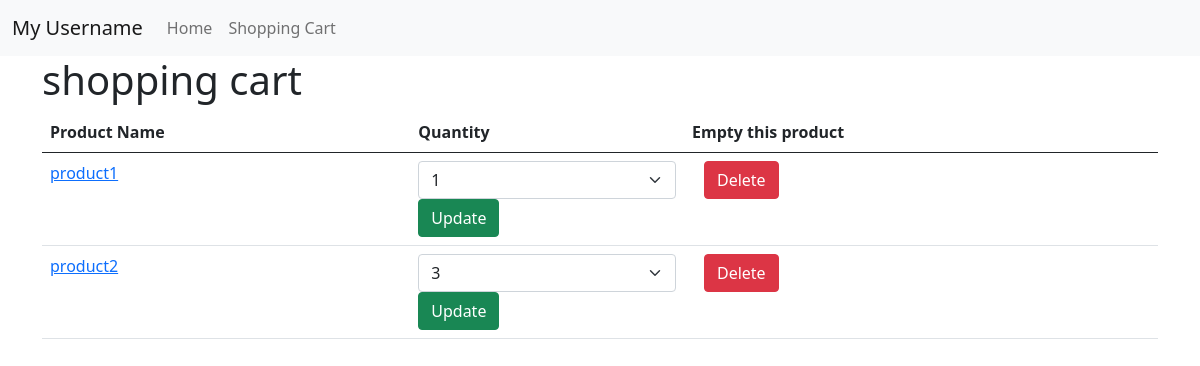
The app's page /home/cart/, older data.
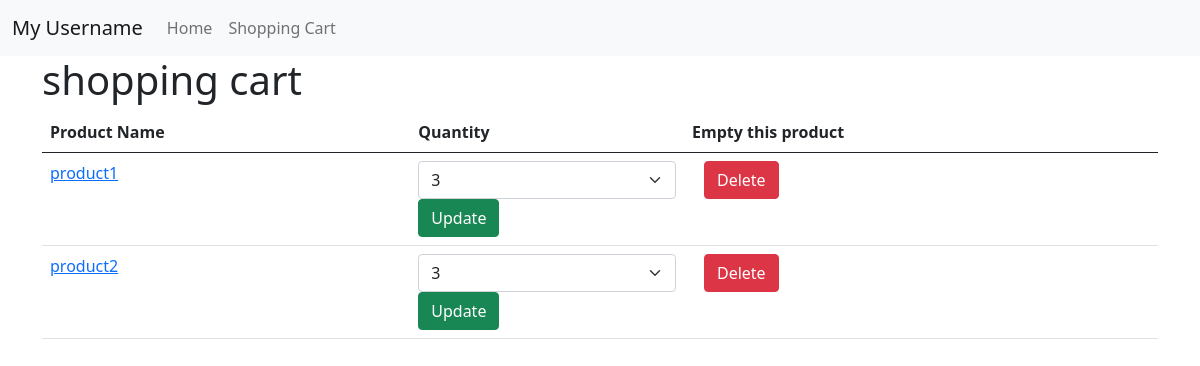
The same page, newer data.
### crud_product/models.py (models this page shows, shortened)
class Cart(models.Model):
    product = models.ForeignKey(Product, on_delete=models.CASCADE)
    quantity = models.IntegerField()

class Product(models.Model):
    name = models.CharField(max_length=100)
    image = models.ImageField(null=True)
    detail = models.TextField()
    price = models.FloatField()

### crud_product/views.py (the view)
# urls.py: path('cart/', views.shopping_cart, name='shopping_cart'),
def shopping_cart(request):
    context = {
        'products': Product.objects.all(),
        'cart': Cart.objects.all(),
        "data": [1, 2, 3, 4, 5]
    }
    return render(request, 'project/shopping_cart.html', context)

### crud_product/templates/project/shopping_cart.html (shortened to what this page needs)
{% extends "project/base.html" %}
{% block content %}
<h1>shopping cart</h1>
{% if cart %}
<table class="table">
    <thead>
    <tr>
        <th scope="col">Product Name</th>
        <th scope="col">Quantity</th>
        <th scope="col">Empty this product</th>
    </tr>
    </thead>
    <tbody>
    {% for item in cart %}
    <tr>
        <div>
            <td>
                <a href="{% url 'homepage' %}">{{item.product.name}}</a></td>
            <td>
                <form action="{% url 'update' item.product.name %}" method="post">
                    <select class="form-select" name="choice" aria-label="Default select example">
                        <option selected>{{item.quantity}}</option>
                    </select>
                    <input type="submit" class="btn btn-success" value="Update">
                </form>
            </td>
            <td>
                <div class="container-fluid">
                    <form action="{% url 'remove' item.product.name %}" method="post">
                        <input type="submit" class="btn btn-danger" value="Delete">
                    </form>
                </div>
            </td>
        </div>
    </tr>
    {% endfor %}
    </tbody>
</table>
{% else %}
<p>Your shopping cart is empty.</p>
{% endif %}
{% endblock content %}

Row changes from the older to the newer data that the page shows:
changed Cart "product1": choice "1" → "3"
